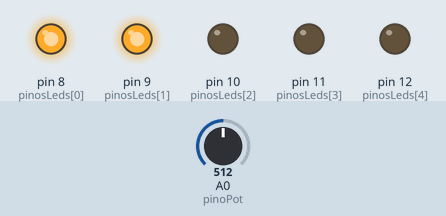
Simulated run of this sketch. Board: Arduino Uno, built with avr-gcc and run on an emulated ATmega328P. Parts: output pins drawn as LEDs (lit = HIGH). The inputs (shaded band) are chosen by the test bench; at power-on: A0 (pinoPot) = 512.

Above: at 1.2 s.
1.3 s: A0 (pinoPot) set to 603
2.8 s: A0 (pinoPot) set to 632
At 3.9 s:
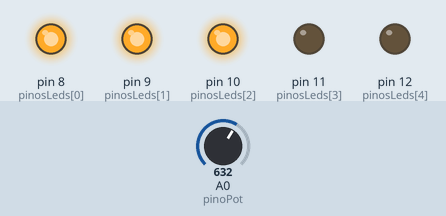
4.3 s: A0 (pinoPot) set to 806
5.8 s: A0 (pinoPot) set to 831
At 6.1 s:
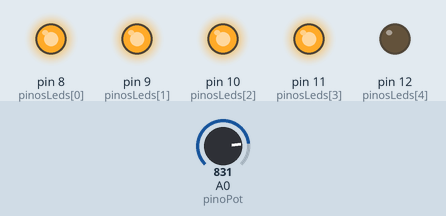
7.3 s: A0 (pinoPot) set to 1011
8.8 s: A0 (pinoPot) set to 1023
At 9.6 s:
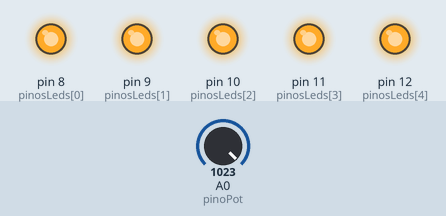
Timing chart, 0 to 11.3 s (numbered marks = the images above; inputs shaded):
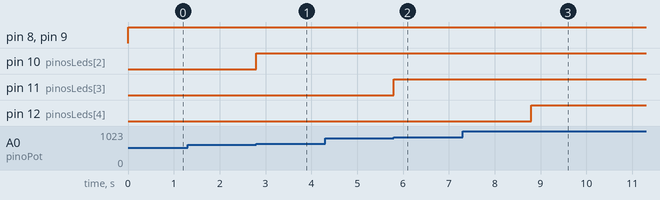

Measured:
- the behaviour switches between 613 and 614 on A0 (pinoPot) (found by bisection; images 0 and 1)
- the behaviour switches between 818 and 819 on A0 (pinoPot) (found by bisection; images 1 and 2)
- the behaviour switches between 1022 and 1023 on A0 (pinoPot) (found by bisection; images 2 and 3)
- after the input at 1.3 s, every drawn part: stays the same
- after the input at 2.8 s, pin 10 (pinosLeds[2]): LOW → HIGH at once
- after the input at 4.3 s, every drawn part: stays the same
- after the input at 5.8 s, pin 11 (pinosLeds[3]): LOW → HIGH at once
- after the input at 7.3 s, every drawn part: stays the same
- after the input at 8.8 s, pin 12 (pinosLeds[4]): LOW → HIGH at once

The sketch:

sketch_sep1b.ino
```cpp
// ==========================================
// PROJETO: BarLED Mágico (Bargraph)
// ==========================================

// --- Pinos dos Componentes ---
// Guardamos os pinos numa "Array" (uma lista) para facilitar.
// Estes são os pinos digitais onde os LEDs estão ligados (D8 ao D12).
const int pinosLeds[] = {8, 9, 10, 11, 12};
const int numLeds = 5; // Quantidade total de LEDs na nossa barra

const int pinoPot = A0; // Pino Analógico 0 onde o Potenciómetro está ligado

void setup() {
  // Prepara todos os 5 pinos de LED como saída de energia rapidamente
  // usando um laço de repetição "for". Magia pura para poupar linhas de código!
  for (int i = 0; i < numLeds; i++) {
    pinMode(pinosLeds[i], OUTPUT);
  }
}

void loop() {
  // 1. Lê a energia que passa pelo potenciómetro
  // O valor lido pelo pino analógico será sempre entre 0 e 1023
  int leituraPot = analogRead(pinoPot);

  // 2. Função MAP: A magia da proporção!
  // Transforma a escala gigante do potenciómetro (0 a 1023)
  // na nossa escala pequena de LEDs (0 a 5).
  int nivel = map(leituraPot, 0, 1023, 0, numLeds);

  // 3. Acende ou apaga os LEDs conforme o nível de energia
  for (int i = 0; i < numLeds; i++) {
    if (i < nivel) {
      // Se a posição do LED for menor que o nível atual, ele ACENDE
      digitalWrite(pinosLeds[i], HIGH);
    } else {
      // Se a posição do LED for maior ou igual ao nível, ele APAGA
      digitalWrite(pinosLeds[i], LOW);
    }
  }
}
```
